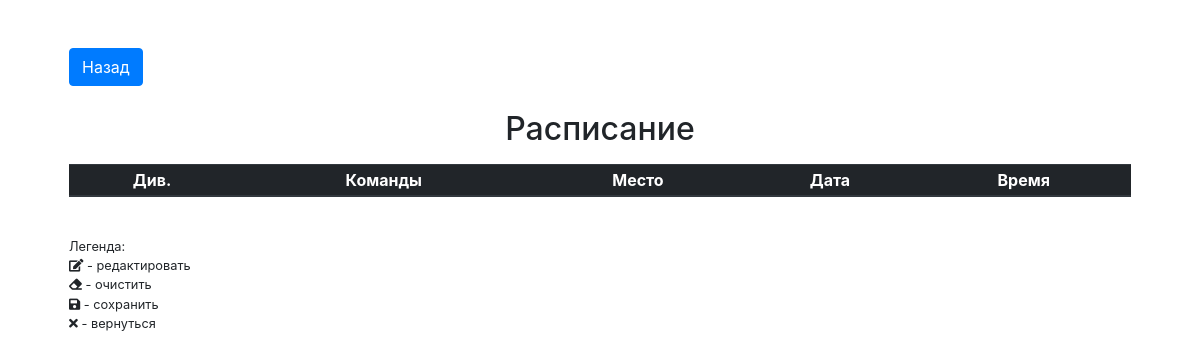
/schedule.php, run on an earlier commit of the app's database.
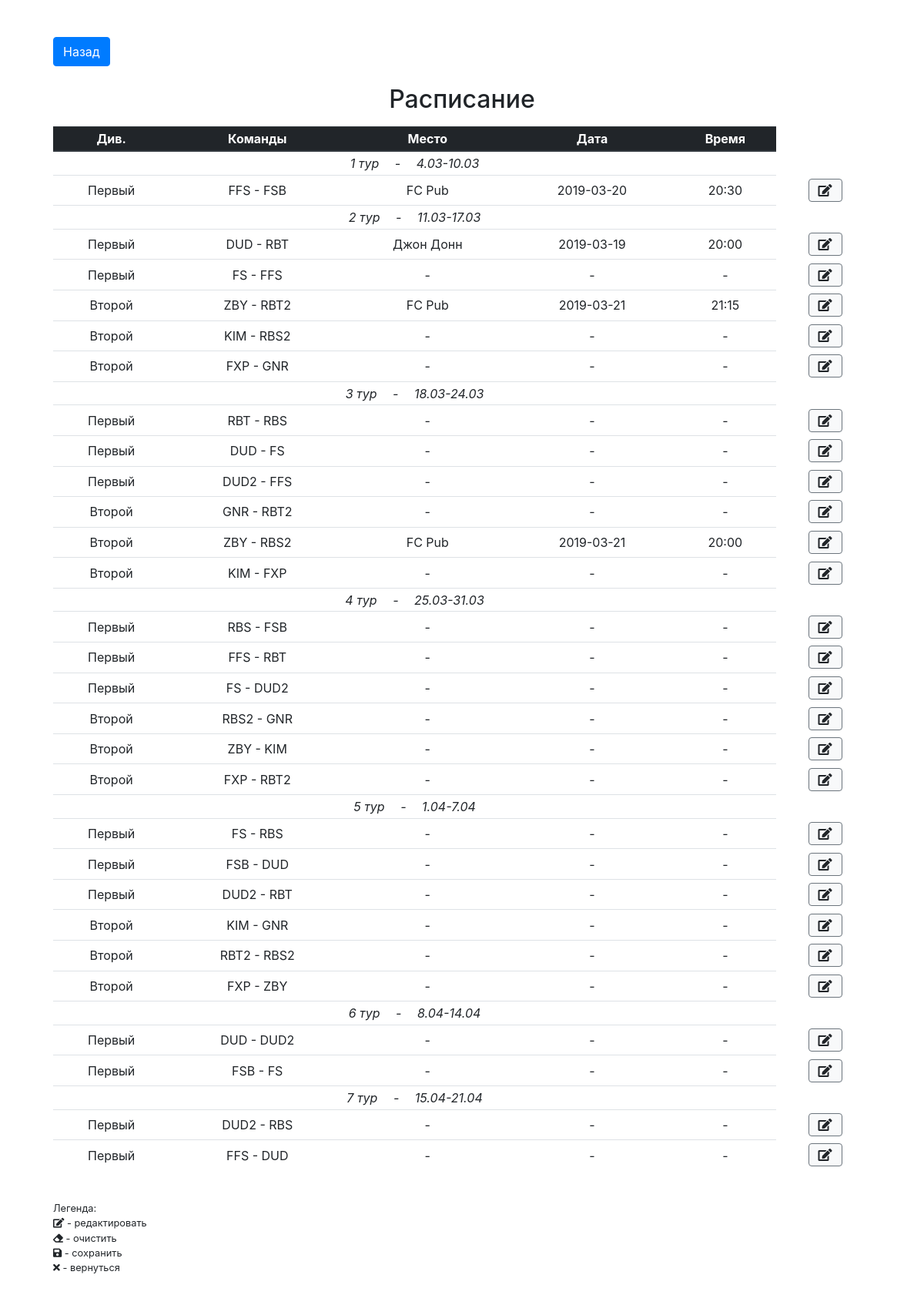
And on a later commit of the database.
### tables this page shows
CREATE TABLE schedule (id integer primary key autoincrement, season_id references seasons(season_id), tournament_id references tournaments(tournament_id), tour integer, team_id1 references teams(team_id), team_id2 references teams(team_id), date_start text, date_end text, place_id references places(place_id), date text, time text);

CREATE TABLE places (place_id integer primary key autoincrement, name text);

### inc/layout/footer.php (called while the page is built, shortened)
<?php require_once "styles.php" ?>

### inc/layout/templates/schedule_table.php (the view, shortened to what this page needs)
<div class="table-responsive">
  	<table class="table table-hover text-center table-sm" id="schedule">
  		<thead class="thead-dark">
  			<tr>
  				<th>Див.</th>
  				<th>Команды</th>
  				<th>Место</th>
  				<th>Дата</th>
  				<th>Время</th>
  			</tr>
  		</thead>
  		<tbody>
		  	<?php $i = 1; ?>
		  	<?php foreach ($schedule as $game): ?>
		  		<?php if ($i == $game['tour']): ?>
		  			<tr>
		  				<td colspan="5" class="font-italic text-left text-md-center">
		  					<?php echo $i++; ?> тур <span class="px-3">-</span> <?php echo $game['date_start']
		  					. "-" . $game['date_end']; ?>
	  					</td>
		  			</tr>
		  		<?php endif; ?>
		  		<tr>
		  			<td><?php echo ($game['tournament_id'] == "1" ? "<span class='d-md-none'>1</span><span class='d-none d-md-inline'>Первый</span>" : "<span class='d-md-none'>2</span><span class='d-none d-md-inline'>Второй</span>"); ?></td>
		  			<td><?php echo $game['team_name1']; ?> - <?php echo $game['team_name2']; ?></td>
		  			<td>
	  					<span class="schedule-place">
	  						<?php if (isset($game['place_id'])): ?>
		  						<?php foreach ($places as $place): ?>
			  						<?php if ($place['place_id'] == $game['place_id']) echo $place['name']; ?>
			  					<?php endforeach; ?>
			  				<?php else: ?>
			  					-
			  				<?php endif; ?>
  						</span>
					</td>
		  			<td>
	  					<span class="schedule-date">
	  						<?php if (isset($game['date'])): ?>
	  							<?php echo $game['date']; ?>
  							<?php else: ?>
  								-
  							<?php endif; ?>
  						</span>
					</td>
					<td>
	  					<span class="schedule-time">
	  						<?php if (isset($game['time'])): ?>
	  							<?php echo $game['time']; ?>
  							<?php else: ?>
  								-
  							<?php endif; ?>
  						</span>
					</td>
					<td class="border-0">
						<button class="btn btn-light border-secondary ml-1" data-action="scheduleEdit" title="Редактировать">
							<i class="fas fa-edit"></i>
						</button>
					</td>
		  		</tr>
		  	<?php endforeach; ?>
		</tbody>
	</table>
</div>
<ul class="list-unstyled mt-4 small">
	<li>Легенда:</li>
	<li>
		<i class="fas fa-edit"></i> - редактировать
	</li>
	<li>
		<i class="fas fa-eraser"></i> - очистить
	</li>
	<li>
		<i class="fas fa-save"></i> - сохранить
	</li>
	<li>
		<i class="fas fa-times"></i> - вернуться
	</li>
</ul>

### inc/layout/head.php (shortened to what this page needs)
<html lang="ru">
<head>
</head>

### schedule.php (shortened to what this page needs)
<?php
	require_once __DIR__ . "/inc/bootstrap.php";
	require_once __DIR__ . "/inc/layout/head.php";
	$sth = $db->prepare("select
		s.id as id,
		s.tournament_id,
		s.team_id1 as team_id1,
		s.team_id2 as team_id2,
		ht.team_name_short as team_name1,
		at.team_name_short as team_name2,
		tour,
		date_start,
		date_end,
		s.place_id,
		date,
		time
		from schedule as s
		inner join teams as ht on ht.team_id = s.team_id1
		inner join teams as at on at.team_id = s.team_id2
		where date is NULL or date >= date('now', '-2 day')
		order by tour"
	);
	$sth->execute();
	$schedule = $sth->fetchAll();
	$sth = $db->prepare("select * from places");
	$sth->execute();
	$places = $sth->fetchAll();
?>
<body>
<main role="main" class="container">
  	<div class="starter-template text-left">
  		<a href="/" class="btn btn-primary">Назад</a>
		<h2 class="text-center mt-4 mb-3">Расписание</h2>
    	<?php include __DIR__ . "/inc/layout/templates/schedule_table.php"; ?>
  	</div>
</main>
<?php require_once __DIR__ . "/inc/layout/footer.php"; ?>
</body>
</html>

### inc/layout/styles.php (shortened to what this page needs)
<link rel="stylesheet" href="inc/libs/bootstrap/css/bootstrap.min.css">
<link rel="stylesheet" href="https://use.fontawesome.com/releases/v5.7.2/css/all.css">
<link rel="stylesheet" href="inc/css/custom.css">

### inc/css/custom.css (style rules this page uses)
body { padding-top: 0; }
.starter-template { position: relative; padding: 3rem 1.5rem; text-align: center; }
.table td, .table th { text-align: center; vertical-align: middle; }

What changed in the data, as far as the page shows it:
added schedule: date_start "4.03", date_end "10.03", shows "Первый", team_name1 "FFS", team_name2 "FSB", date "2019-03-20", time "20:30"
added places: name "FC Pub"
added schedule: date_start "11.03", date_end "17.03", shows "Первый", team_name1 "DUD", team_name2 "RBT", date "2019-03-19", time "20:00"
added places: name "Джон Донн", shown under "11.03"
added schedule: shows "Первый", team_name1 "FS", team_name2 "FFS"
added schedule: shows "Второй", team_name1 "ZBY", team_name2 "RBT2", date "2019-03-21", time "21:15"
added schedule: shows "Второй", team_name1 "KIM", team_name2 "RBS2"
added schedule: shows "Второй", team_name1 "FXP", team_name2 "GNR"
added schedule: date_start "18.03", date_end "24.03", shows "Первый", team_name1 "RBT", team_name2 "RBS"
added schedule: shows "Первый", team_name1 "DUD", team_name2 "FS"
added schedule: shows "Первый", team_name1 "DUD2", team_name2 "FFS"
added schedule: shows "Второй", team_name1 "GNR", team_name2 "RBT2"
added schedule: shows "Второй", team_name1 "ZBY", team_name2 "RBS2", date "2019-03-21", time "20:00"
added schedule: shows "Второй", team_name1 "KIM", team_name2 "FXP"
added schedule: date_start "25.03", date_end "31.03", shows "Первый", team_name1 "RBS", team_name2 "FSB"
added schedule: shows "Первый", team_name1 "FFS", team_name2 "RBT"
added schedule: shows "Первый", team_name1 "FS", team_name2 "DUD2"
added schedule: shows "Второй", team_name1 "RBS2", team_name2 "GNR"
added schedule: shows "Второй", team_name1 "ZBY", team_name2 "KIM"
added schedule: shows "Второй", team_name1 "FXP", team_name2 "RBT2"
added schedule: date_start "1.04", date_end "7.04", shows "Первый", team_name1 "FS", team_name2 "RBS"
added schedule: shows "Первый", team_name1 "FSB", team_name2 "DUD"
added schedule: shows "Первый", team_name1 "DUD2", team_name2 "RBT"
added schedule: shows "Второй", team_name1 "KIM", team_name2 "GNR"
added schedule: shows "Второй", team_name1 "RBT2", team_name2 "RBS2"
added schedule: shows "Второй", team_name1 "FXP", team_name2 "ZBY"
added schedule: date_start "8.04", date_end "14.04", shows "Первый", team_name1 "DUD", team_name2 "DUD2"
added schedule: shows "Первый", team_name1 "FSB", team_name2 "FS"
added schedule: date_start "15.04", date_end "21.04", shows "Первый", team_name1 "DUD2", team_name2 "RBS"
added schedule: shows "Первый", team_name1 "FFS", team_name2 "DUD"
